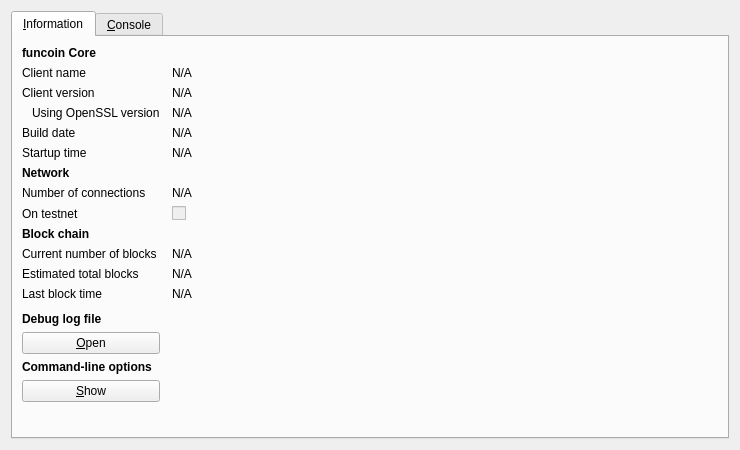
<?xml version="1.0" encoding="UTF-8"?>
<ui version="4.0">
 <class>RPCConsole</class>
 <widget class="QDialog" name="RPCConsole">
  <property name="geometry">
   <rect>
    <x>0</x>
    <y>0</y>
    <width>740</width>
    <height>450</height>
   </rect>
  </property>
  <property name="windowTitle">
   <string>funcoin - Debug window</string>
  </property>
  <layout class="QVBoxLayout" name="verticalLayout_2">
   <item>
    <widget class="QTabWidget" name="tabWidget">
     <property name="currentIndex">
      <number>0</number>
     </property>
     <widget class="QWidget" name="tab_info">
      <attribute name="title">
       <string>&amp;Information</string>
      </attribute>
      <layout class="QGridLayout" name="gridLayout" columnstretch="0,1">
       <property name="horizontalSpacing">
        <number>12</number>
       </property>
       <item row="0" column="0">
        <widget class="QLabel" name="label_9">
         <property name="font">
          <font>
           <weight>75</weight>
           <bold>true</bold>
          </font>
         </property>
         <property name="text">
          <string>funcoin Core</string>
         </property>
        </widget>
       </item>
       <item row="1" column="0">
        <widget class="QLabel" name="label_5">
         <property name="text">
          <string>Client name</string>
         </property>
        </widget>
       </item>
       <item row="1" column="1">
        <widget class="QLabel" name="clientName">
         <property name="cursor">
          <cursorShape>IBeamCursor</cursorShape>
         </property>
         <property name="text">
          <string>N/A</string>
         </property>
         <property name="textFormat">
          <enum>Qt::PlainText</enum>
         </property>
         <property name="textInteractionFlags">
          <set>Qt::LinksAccessibleByMouse|Qt::TextSelectableByKeyboard|Qt::TextSelectableByMouse</set>
         </property>
        </widget>
       </item>
       <item row="2" column="0">
        <widget class="QLabel" name="label_6">
         <property name="text">
          <string>Client version</string>
         </property>
        </widget>
       </item>
       <item row="2" column="1">
        <widget class="QLabel" name="clientVersion">
         <property name="cursor">
          <cursorShape>IBeamCursor</cursorShape>
         </property>
         <property name="text">
          <string>N/A</string>
         </property>
         <property name="textFormat">
          <enum>Qt::PlainText</enum>
         </property>
         <property name="textInteractionFlags">
          <set>Qt::LinksAccessibleByMouse|Qt::TextSelectableByKeyboard|Qt::TextSelectableByMouse</set>
         </property>
        </widget>
       </item>
       <item row="3" column="0">
        <widget class="QLabel" name="label_14">
         <property name="text">
          <string>Using OpenSSL version</string>
         </property>
         <property name="indent">
          <number>10</number>
         </property>
        </widget>
       </item>
       <item row="3" column="1">
        <widget class="QLabel" name="openSSLVersion">
         <property name="cursor">
          <cursorShape>IBeamCursor</cursorShape>
         </property>
         <property name="text">
          <string>N/A</string>
         </property>
         <property name="textFormat">
          <enum>Qt::PlainText</enum>
         </property>
         <property name="textInteractionFlags">
          <set>Qt::LinksAccessibleByMouse|Qt::TextSelectableByKeyboard|Qt::TextSelectableByMouse</set>
         </property>
        </widget>
       </item>
       <item row="4" column="0">
        <widget class="QLabel" name="label_12">
         <property name="text">
          <string>Build date</string>
         </property>
        </widget>
       </item>
       <item row="4" column="1">
        <widget class="QLabel" name="buildDate">
         <property name="cursor">
          <cursorShape>IBeamCursor</cursorShape>
         </property>
         <property name="text">
          <string>N/A</string>
         </property>
         <property name="textFormat">
          <enum>Qt::PlainText</enum>
         </property>
         <property name="textInteractionFlags">
          <set>Qt::LinksAccessibleByMouse|Qt::TextSelectableByKeyboard|Qt::TextSelectableByMouse</set>
         </property>
        </widget>
       </item>
       <item row="5" column="0">
        <widget class="QLabel" name="label_13">
         <property name="text">
          <string>Startup time</string>
         </property>
        </widget>
       </item>
       <item row="5" column="1">
        <widget class="QLabel" name="startupTime">
         <property name="cursor">
          <cursorShape>IBeamCursor</cursorShape>
         </property>
         <property name="text">
          <string>N/A</string>
         </property>
         <property name="textFormat">
          <enum>Qt::PlainText</enum>
         </property>
         <property name="textInteractionFlags">
          <set>Qt::LinksAccessibleByMouse|Qt::TextSelectableByKeyboard|Qt::TextSelectableByMouse</set>
         </property>
        </widget>
       </item>
       <item row="6" column="0">
        <widget class="QLabel" name="label_11">
         <property name="font">
          <font>
           <weight>75</weight>
           <bold>true</bold>
          </font>
         </property>
         <property name="text">
          <string>Network</string>
         </property>
        </widget>
       </item>
       <item row="7" column="0">
        <widget class="QLabel" name="label_7">
         <property name="text">
          <string>Number of connections</string>
         </property>
        </widget>
       </item>
       <item row="7" column="1">
        <widget class="QLabel" name="numberOfConnections">
         <property name="cursor">
          <cursorShape>IBeamCursor</cursorShape>
         </property>
         <property name="text">
          <string>N/A</string>
         </property>
         <property name="textFormat">
          <enum>Qt::PlainText</enum>
         </property>
         <property name="textInteractionFlags">
          <set>Qt::LinksAccessibleByMouse|Qt::TextSelectableByKeyboard|Qt::TextSelectableByMouse</set>
         </property>
        </widget>
       </item>
       <item row="8" column="0">
        <widget class="QLabel" name="label_8">
         <property name="text">
          <string>On testnet</string>
         </property>
        </widget>
       </item>
       <item row="8" column="1">
        <widget class="QCheckBox" name="isTestNet">
         <property name="enabled">
          <bool>false</bool>
         </property>
         <property name="text">
          <string/>
         </property>
        </widget>
       </item>
       <item row="9" column="0">
        <widget class="QLabel" name="label_10">
         <property name="font">
          <font>
           <weight>75</weight>
           <bold>true</bold>
          </font>
         </property>
         <property name="text">
          <string>Block chain</string>
         </property>
        </widget>
       </item>
       <item row="10" column="0">
        <widget class="QLabel" name="label_3">
         <property name="text">
          <string>Current number of blocks</string>
         </property>
        </widget>
       </item>
       <item row="10" column="1">
        <widget class="QLabel" name="numberOfBlocks">
         <property name="cursor">
          <cursorShape>IBeamCursor</cursorShape>
         </property>
         <property name="text">
          <string>N/A</string>
         </property>
         <property name="textFormat">
          <enum>Qt::PlainText</enum>
         </property>
         <property name="textInteractionFlags">
          <set>Qt::LinksAccessibleByMouse|Qt::TextSelectableByKeyboard|Qt::TextSelectableByMouse</set>
         </property>
        </widget>
       </item>
       <item row="11" column="0">
        <widget class="QLabel" name="label_4">
         <property name="text">
          <string>Estimated total blocks</string>
         </property>
        </widget>
       </item>
       <item row="11" column="1">
        <widget class="QLabel" name="totalBlocks">
         <property name="cursor">
          <cursorShape>IBeamCursor</cursorShape>
         </property>
         <property name="text">
          <string>N/A</string>
         </property>
         <property name="textFormat">
          <enum>Qt::PlainText</enum>
         </property>
         <property name="textInteractionFlags">
          <set>Qt::LinksAccessibleByMouse|Qt::TextSelectableByKeyboard|Qt::TextSelectableByMouse</set>
         </property>
        </widget>
       </item>
       <item row="12" column="0">
        <widget class="QLabel" name="label_2">
         <property name="text">
          <string>Last block time</string>
         </property>
        </widget>
       </item>
       <item row="12" column="1">
        <widget class="QLabel" name="lastBlockTime">
         <property name="cursor">
          <cursorShape>IBeamCursor</cursorShape>
         </property>
         <property name="text">
          <string>N/A</string>
         </property>
         <property name="textFormat">
          <enum>Qt::PlainText</enum>
         </property>
         <property name="textInteractionFlags">
          <set>Qt::LinksAccessibleByMouse|Qt::TextSelectableByKeyboard|Qt::TextSelectableByMouse</set>
         </property>
        </widget>
       </item>
       <item row="13" column="0">
        <spacer name="verticalSpacer_2">
         <property name="orientation">
          <enum>Qt::Vertical</enum>
         </property>
         <property name="sizeHint" stdset="0">
          <size>
           <width>20</width>
           <height>20</height>
          </size>
         </property>
        </spacer>
       </item>
       <item row="14" column="0">
        <widget class="QLabel" name="labelDebugLogfile">
         <property name="font">
          <font>
           <weight>75</weight>
           <bold>true</bold>
          </font>
         </property>
         <property name="text">
          <string>Debug log file</string>
         </property>
        </widget>
       </item>
       <item row="15" column="0">
        <widget class="QPushButton" name="openDebugLogfileButton">
         <property name="toolTip">
          <string>Open the funcoin debug log file from the current data directory. This can take a few seconds for large log files.</string>
         </property>
         <property name="text">
          <string>&amp;Open</string>
         </property>
         <property name="autoDefault">
          <bool>false</bool>
         </property>
        </widget>
       </item>
       <item row="16" column="0">
        <widget class="QLabel" name="labelCLOptions">
         <property name="font">
          <font>
           <weight>75</weight>
           <bold>true</bold>
          </font>
         </property>
         <property name="text">
          <string>Command-line options</string>
         </property>
        </widget>
       </item>
       <item row="17" column="0">
        <widget class="QPushButton" name="showCLOptionsButton">
         <property name="toolTip">
          <string>Show the funcoin-qt help message to get a list with possible optimum command-line options.</string>
         </property>
         <property name="text">
          <string>&amp;Show</string>
         </property>
         <property name="autoDefault">
          <bool>false</bool>
         </property>
        </widget>
       </item>
       <item row="18" column="0">
        <spacer name="verticalSpacer">
         <property name="orientation">
          <enum>Qt::Vertical</enum>
         </property>
         <property name="sizeHint" stdset="0">
          <size>
           <width>20</width>
           <height>40</height>
          </size>
         </property>
        </spacer>
       </item>
      </layout>
     </widget>
     <widget class="QWidget" name="tab_console">
      <attribute name="title">
       <string>&amp;Console</string>
      </attribute>
      <layout class="QVBoxLayout" name="verticalLayout_3">
       <property name="spacing">
        <number>3</number>
       </property>
       <item>
        <widget class="QTextEdit" name="messagesWidget">
         <property name="minimumSize">
          <size>
           <width>0</width>
           <height>100</height>
          </size>
         </property>
         <property name="readOnly">
          <bool>true</bool>
         </property>
         <property name="tabKeyNavigation" stdset="0">
          <bool>false</bool>
         </property>
         <property name="columnCount" stdset="0">
          <number>2</number>
         </property>
        </widget>
       </item>
       <item>
        <layout class="QHBoxLayout" name="horizontalLayout">
         <property name="spacing">
          <number>3</number>
         </property>
         <item>
          <widget class="QLabel" name="label">
           <property name="text">
            <string notr="true">&gt;</string>
           </property>
          </widget>
         </item>
         <item>
          <widget class="QLineEdit" name="lineEdit"/>
         </item>
         <item>
          <widget class="QPushButton" name="clearButton">
           <property name="maximumSize">
            <size>
             <width>24</width>
             <height>24</height>
            </size>
           </property>
           <property name="toolTip">
            <string>Clear console</string>
           </property>
           <property name="text">
            <string/>
           </property>
           <property name="icon">
            <iconset resource="../bitcoin.qrc">
             <normaloff>:/icons/remove</normaloff>:/icons/remove</iconset>
           </property>
           <property name="shortcut">
            <string notr="true">Ctrl+L</string>
           </property>
           <property name="autoDefault">
            <bool>false</bool>
           </property>
          </widget>
         </item>
        </layout>
       </item>
      </layout>
     </widget>
    </widget>
   </item>
  </layout>
 </widget>
 <resources>
  <include location="../bitcoin.qrc"/>
 </resources>
 <connections/>
</ui>
